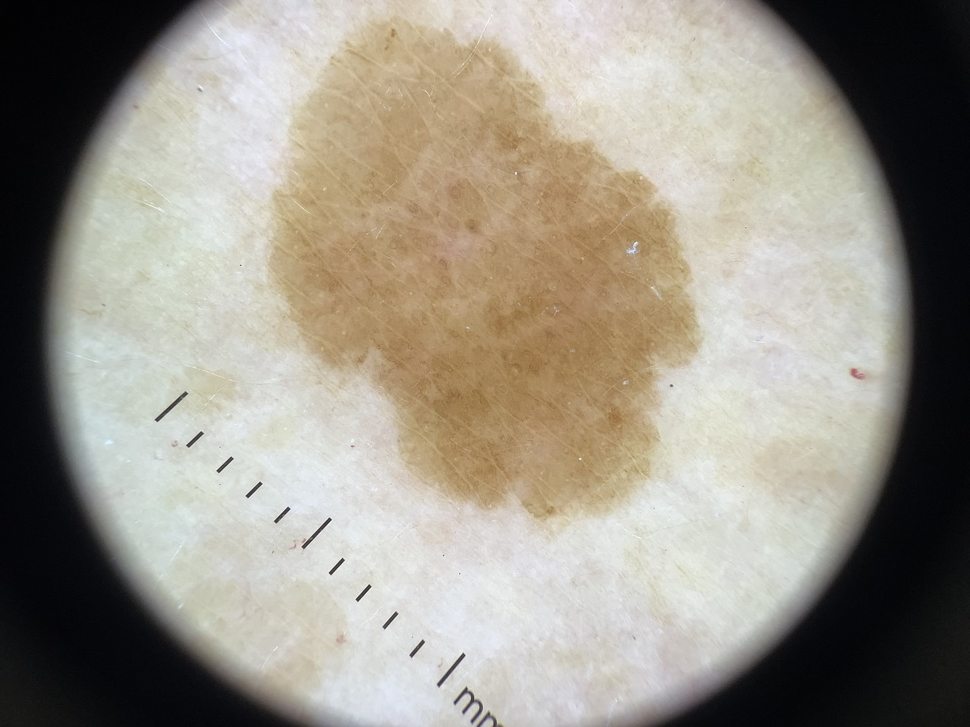
#> input picture data/images/lesao1.jpg, 970 x 727 px, shrunk from 3264 x 2448 before the run
$ python -i melanoma_abcd.py   (imports and definitions only)
#> lines starting #> are read from the running program, lines starting #| are printed output that depends on the picture; after the words box and inside, x2 and y2 are one past the last pixel; in counts of white or black regions, pixels touching at a corner belong together
import cv2
import numpy as np


def analisar_abcd(image_path):

#> called with image_path = '../data/images/lesao1.jpg'
    img = cv2.imread(image_path)
#> img is the input picture: shape (727, 970, 3); mean B, G, R 136.4, 148, 153.5

    gray = cv2.cvtColor(img, cv2.COLOR_BGR2GRAY)
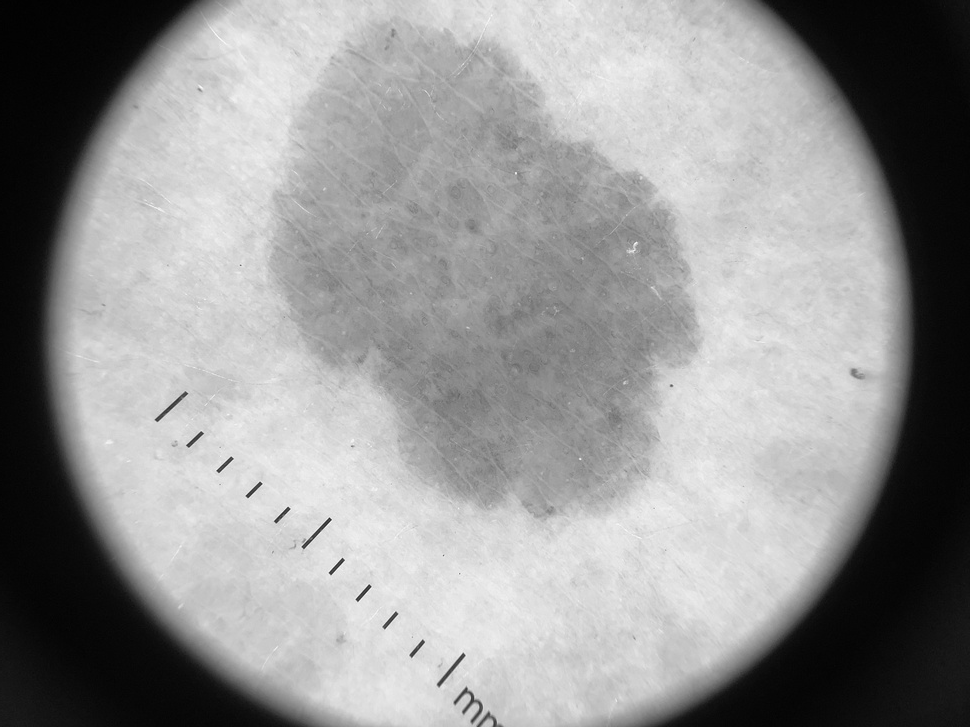
#> gray: shape (727, 970); min 1, max 252, mean 148.3

    blur = cv2.GaussianBlur(gray,(5,5),0)

    _, thresh = cv2.threshold(blur,60,255,cv2.THRESH_BINARY_INV)
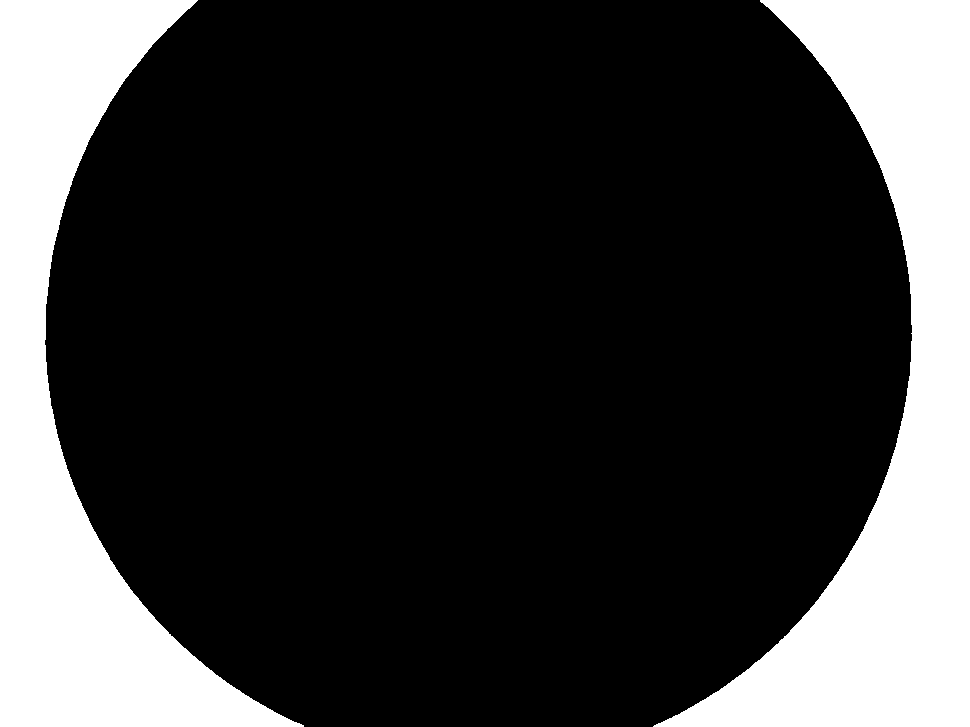
#> thresh: shape (727, 970); 23.3% white; 2 white regions

    contours,_ = cv2.findContours(thresh,cv2.RETR_EXTERNAL,cv2.CHAIN_APPROX_SIMPLE)
#> contours = 2 contours; box (x1, y1, x2, y2) and area: (653, 0, 970, 727) 85700, (0, 0, 304, 727) 76470

    if not contours:
        return None

    c = max(contours,key=cv2.contourArea)
#> c = contour of 407 points, box (x1, y1, x2, y2) (653, 0, 970, 727), area 85700

    area = cv2.contourArea(c)
#> area = 85700.5

    perimeter = cv2.arcLength(c,True)
#> perimeter = 2175

    # -------------------------
    # A — ASSIMETRIA
    # -------------------------

    x,y,w,h = cv2.boundingRect(c)
#> x = 653; y = 0; w = 317; h = 727

    roi = gray[y:y+h,x:x+w]
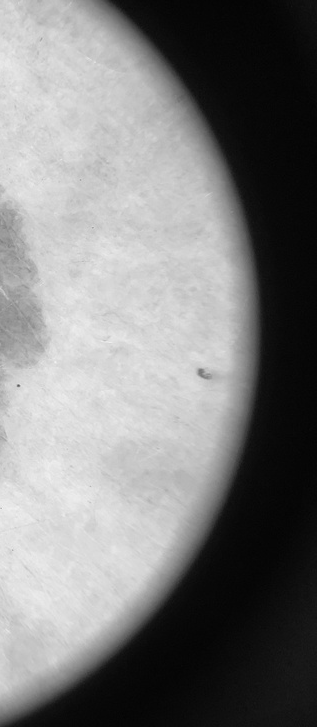
#> roi: shape (727, 317); min 3, max 243, mean 126.4

    flipped = cv2.flip(roi,1)
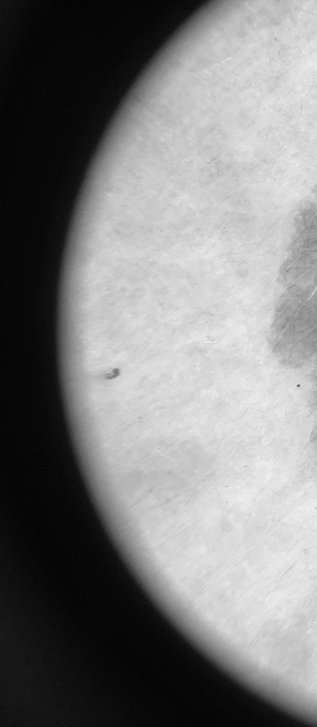
#> flipped: shape (727, 317); min 3, max 243, mean 126.4

    diff = cv2.absdiff(roi,flipped)
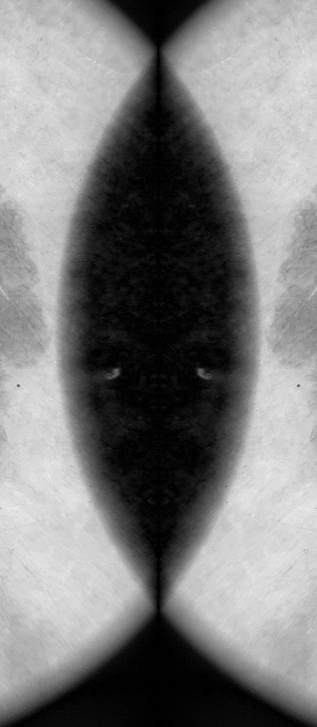
#> diff: shape (727, 317); min 0, max 234, mean 123.9

    assimetria = np.mean(diff)
#> assimetria = 123.9

    # -------------------------
    # B — BORDAS
    # -------------------------

    circularidade = (4*np.pi*area)/(perimeter*perimeter)
#> circularidade = 0.228

    irregularidade_borda = 1 - circularidade
#> irregularidade_borda = 0.772

    # -------------------------
    # C — CORES
    # -------------------------

    roi_color = img[y:y+h,x:x+w]
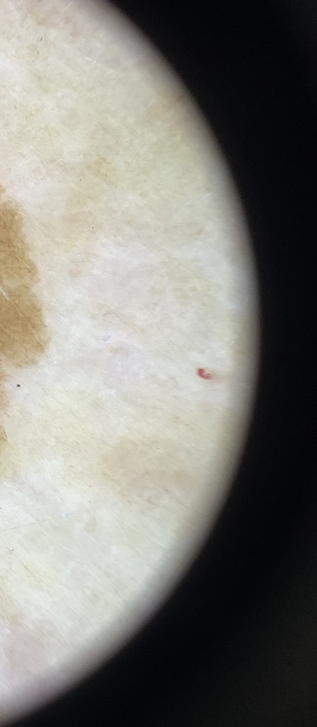
#> roi_color: shape (727, 317, 3); mean B, G, R 120.6, 126.8, 127.9

    cores = np.std(roi_color)
#> cores = 91.91

    # -------------------------
    # D — DIÂMETRO
    # -------------------------

    (_, _), radius = cv2.minEnclosingCircle(c)
#> radius = 395.9

    diametro = radius*2
#> diametro = 791.8

    # -------------------------
    # SCORE SIMPLES
    # -------------------------

    score = 0

    if assimetria > 20:
        score += 1

    if irregularidade_borda > 0.3:
        score += 1

    if cores > 40:
        score += 1

    if diametro > 80:
        score += 1

    # -------------------------
    # CLASSIFICAÇÃO
    # -------------------------

    if score <= 1:
        risco = "baixo"

    elif score == 2:
        risco = "moderado"

    else:
        risco = "alto"

    return {
        "assimetria": round(float(assimetria),2),
        "irregularidade_borda": round(float(irregularidade_borda),2),
        "variacao_cor": round(float(cores),2),
        "diametro_pixels": round(float(diametro),2),
        "score": score,
        "risco": risco
    }

>>> result = analisar_abcd('../data/images/lesao1.jpg')
#> result = {'assimetria': 123.8, 'irregularidade_borda': 0.77, 'variacao_cor': 91.91, 'diametro_pixels': 791.8, 'score': 4, 'risco': 'alto'}
